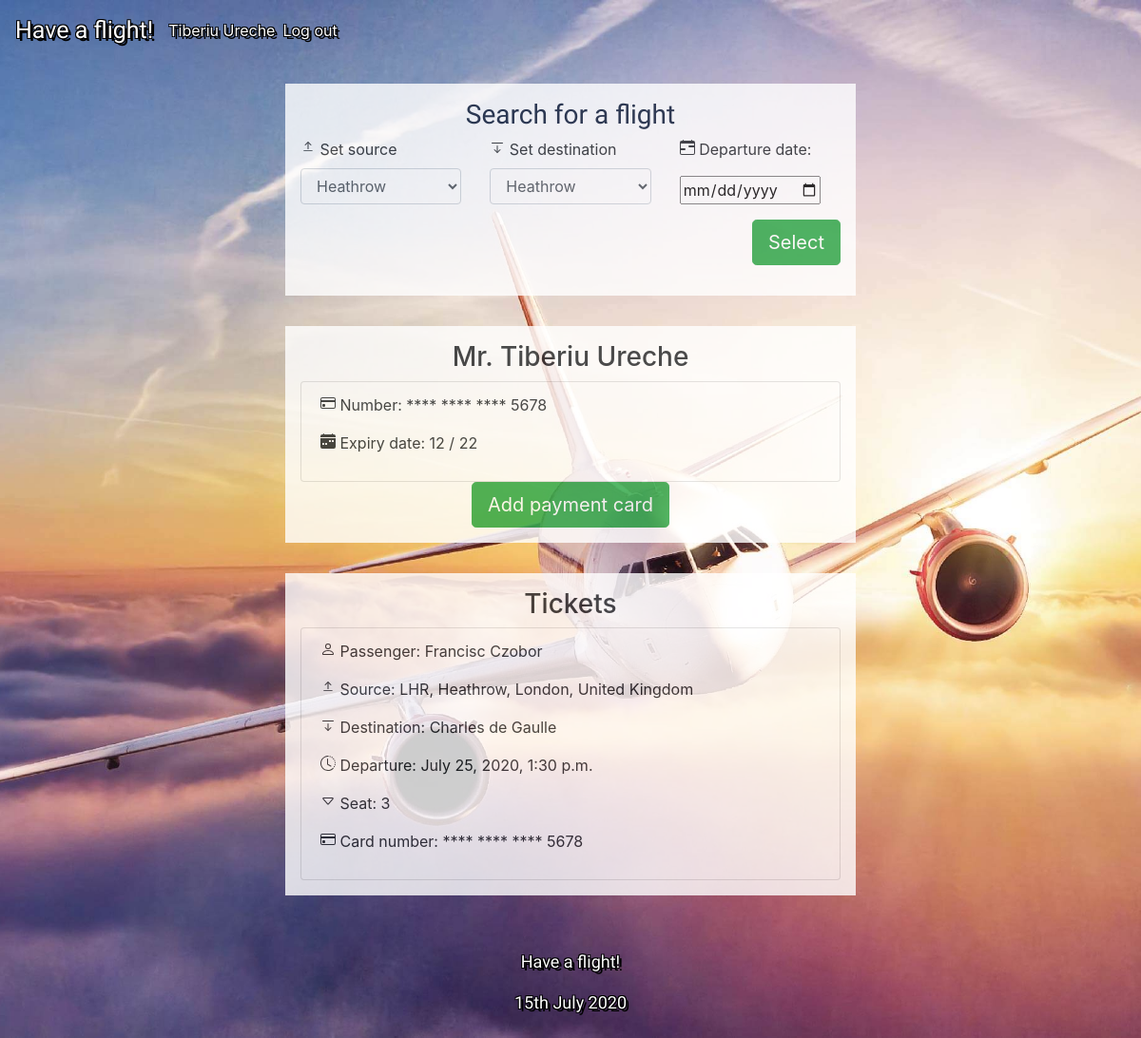
Screenshot of /home (signed in) with the database file from the repository.
### app/models/user.py (models this page shows)
class User(AbstractUser):
    address = models.ForeignKey(Address, on_delete=models.deletion.CASCADE, related_name='users', null=True, blank=True)
    date_of_birth = models.DateField(null=True, blank=True)
    tel_no = models.CharField(max_length=13, null=True, blank=True)
    def __str__(self):
        return '{}, {}, {}'.format(self.username, self.first_name, self.last_name)

### app/models/card.py (models this page shows, shortened)
class Card(models.Model):
    name = models.CharField(max_length=255)
    card_no = models.CharField(max_length=16)
    exp_month = models.CharField(max_length=2)
    exp_year = models.CharField(max_length=2)
    user = models.ForeignKey(User, on_delete=models.deletion.CASCADE, related_name='cards')

### app/models/transaction.py (models this page shows, shortened)
class Transaction(models.Model):
    user = models.ForeignKey(User, on_delete=models.deletion.CASCADE, related_name='transactions')
    card = models.ForeignKey(Card, on_delete=models.deletion.CASCADE, related_name='transactions')
    date_and_time = models.DateTimeField(default=datetime.datetime.now)

### app/models/ticket.py (models this page shows, shortened)
class Ticket(models.Model):
    class Meta:
        unique_together = (('flight', 'seat'), )
    flight = models.ForeignKey(Flight, on_delete=models.deletion.CASCADE, related_name='tickets')
    flightid = models.IntegerField()
    transaction = models.ForeignKey(Transaction, on_delete=models.deletion.CASCADE, related_name='tickets', null=True)
    passenger = models.ForeignKey(Passenger, on_delete=models.deletion.CASCADE, related_name='tickets')
    seat = models.CharField(max_length=5)

### app/models/passenger.py (models this page shows, shortened)
class Passenger(models.Model):
    name = models.CharField(max_length=255)
    date_of_birth = models.DateField()
    tel_no = models.CharField(max_length=15)

### app/models/flight.py (models this page shows, shortened)
class Flight(models.Model):
    airplane = models.ForeignKey(Airplane, on_delete=models.deletion.CASCADE, related_name='flights')
    departure = models.DateTimeField()
    available_seats = models.PositiveIntegerField()
    destination = models.ForeignKey(Airport, on_delete=models.deletion.CASCADE, related_name='destination_flights')
    source = models.ForeignKey(Airport, on_delete=models.deletion.CASCADE, related_name='source_flights')
    price = models.FloatField()
    currency = models.CharField(max_length=20)

### app/models/airport.py (models this page shows)
class Airport(models.Model):
    code = models.CharField(max_length=3)
    name = models.CharField(max_length=200)
    city = models.CharField(max_length=50)
    country = models.CharField(max_length=50)
    def __str__(self):
        return '{}, {}, {}, {}'.format(self.code, self.name, self.city, self.country)

### app/views/home.py (the view)
# urls.py: path('home', home),
@login_required
def home(request):
    if request.user.is_authenticated:
        airports = Airport.objects.all()
        if request.method == 'POST':
            print(request.__dict__)
            source = Airport.objects.filter(name=request.POST.get('source')).first()
            destination = Airport.objects.filter(name=request.POST.get('destination')).first()
            print(source)
            print(type(destination))
            date = request.POST.get('departure')
            print(date)
            date = date.replace('T', ' ')
            print(date)
            departure = datetime.datetime.strptime(date, '%Y-%m-%d')
            user = request.user
            print(type(departure))
            flights = Flight.objects.filter(destination=destination, source=source, departure__date=departure)
            transactions = user.transactions.all()
            print(flights)
            return render(request, 'home.html', {'airports': airports, 'flights': flights, 'transactions': transactions})
        elif request.method == 'GET':
            user = request.user
            transactions = user.transactions.all()
            flightst = Flight.objects.all()
            print(request.__dict__)
            return render(request, 'home.html', {'airports': airports, 'user': user, 'transactions': transactions, 'flightst': flightst})
        else:
            return HttpResponse('Not Logged In!')

### templates/home.html (shortened to what this page needs)
<!DOCTYPE html>
{% load static %}
<html lang="en">
<head>
    <link rel="stylesheet" href="https://maxcdn.bootstrapcdn.com/bootstrap/4.0.0/css/bootstrap.min.css">
    <link rel="stylesheet" href="{% static 'css/main.css' %}">
</head>
<body class="main-page">
<nav class="sticky-top navbar navbar-expand-lg header">
      <div class="collapse navbar-collapse" id="navbarSupportedContent">
        <ul class="navbar-nav align-items-center">
            <li class="nav-item">
                <a class="navbar-brand default-font font-nav" href="#">Have a flight!</a>
            </li>
          <li class="nav-item">
            {{ user.first_name }} {{ user.last_name }}
          </li>
            <li class="nav-item">
                <a href="/logout" class="ml-2">Log out</a>
            </li>
        </ul>
      </div>
</nav>
<div>
  <div class="container search-flight-container">
    <center><h3 class="tc-default default-font">Search for a flight</h3></center>
    <form method="post">
      <div class="form-group">
          <div class="row justify-content-center">
            <div class="col-md-4">
                <label for="source"><i></i> Set source</label>
                <select name="source" id="source" class="form-control">
                    {% for airp in airports %}
                    <option value="{{ airp.name }}">{{ airp.name }}</option>
                    {% endfor %}
                </select>
          </div>
              <div class="col-md-4">
          <div class="form-group">
                <label for="destination"><i></i> Set destination</label>
                <select name="destination" id="destination" class="form-control">
                    {% for airp in airports %}
                    <option value="{{ airp.name }}">{{ airp.name }}</option>
                    {% endfor %}
                </select>
            </div>
              </div>
              <div class="col-md-4">
          <div class="form-group">
            <p><i></i> Departure date:</p>
            <input type="date" id="departure" name="departure">
          </div>
          </div>
      </div>
          <div class="text-right">
      <input class="btn btn-lg btn-success" type="submit" value="Select">
              </div>
      </div>
    </form>
  </div>
  <div class="container search-flight-container">
  	  <center><h3 id="login">Mr. {{ user.first_name }} {{ user.last_name }}</h3></center>
      <ul class="list-group">
      {% for card in user.cards.all %}
          <li class="list-group-item">
      <p><i></i> Number: **** **** **** {{ card.card_no|slice:"-4:"  }}</p>
      <p><i></i> Expiry date: {{ card.exp_month}} / {{ card.exp_year }}</p>
          </li>
      {% empty %}
      <p> No card registered </p>
      {% endfor %}
      </ul>
    <div class="text-center">
        <a class="btn btn-lg btn-success" href="{% url 'card' %}">Add payment card</a>
    </div>
  </div>
</div>
<div class="container search-flight-container">
    <h3 class="text-center">Tickets</h3>
    <ul class="list-group">
        {% for transaction in transactions %}
        <li class="list-group-item">
            <p><i></i> Passenger: {{ transaction.tickets.first.passenger.name }}</p>
            <p><i></i> Source: {% for f in flightst %}
                {% if f.id == transaction.tickets.first.flightid %}
                {{ f.source }}
                {% endif %}
                {% endfor %}
            </p>
            <p><i></i> Destination: {{ transaction.tickets.first.flight.destination.name }}
            </p>
            <p><i></i> Departure: {% for f in flightst %}
                {% if f.id == transaction.tickets.first.flightid %}
                {{ f.departure }}
                {% endif %}
                {% endfor %}</p>
            <p><i><svg width="1em" height="1em" viewBox="0 0 16 16" class="bi bi-caret-down" fill="currentColor" xmlns="http://www.w3.org/2000/svg">
  <path fill-rule="evenodd" d="M3.204 5L8 10.481 12.796 5H3.204zm-.753.659l4.796 5.48a1 1 0 0 0 1.506 0l4.796-5.48c.566-.647.106-1.659-.753-1.659H3.204a1 1 0 0 0-.753 1.659z"/>
</svg></i> Seat: {{ transaction.tickets.first.seat }}</p>
            <p><i></i> Card number: **** **** **** {{ transaction.card.card_no|slice:"-4:"  }}</p>
        </li>
        {% empty %}
        <p>No tickets bought</p>
        {% endfor %}
    </ul>
</div>
<br/>
{% include 'partials/_footer.html' %}
</body>
</html>

### templates/partials/_footer.html
<footer class="footer text-center">
    <p class="default-font font-footer">Have a flight!</p>
    <p class="default-font font-footer">15th July 2020</p>
</footer>

### static/css/main.css (style rules this page uses)
html { width: 100%; height: 100%; font-size: 16px; }
body { width: 100%; height: 100%; margin: 0; padding: 0; }
.main-page { background: url('/static/media/airplane-background.jpg') no-repeat center center fixed; background-size: cover; }
.search-flight-container { opacity: 0.8; background-color: #fff; max-width: 50%!important; margin: 2rem auto; padding: 1rem; }
.header { color: white; padding: 0.5rem 1rem 0 1rem; text-shadow: 3px 3px 0 #000, -1px -1px 0 #000, 1px -1px 0 #000, -1px 1px 0 #000, 1px 1px 0 #000; }
.header a { color: white; }
.footer { color: white; padding: 0 0 0.5rem 0; text-shadow: 3px 3px 0 #000, -1px -1px 0 #000, 1px -1px 0 #000, -1px 1px 0 #000, 1px 1px 0 #000; }
.tc-default { color: #0E1C36; }
.default-font { font-family: 'Galada', cursive; }
.font-nav { font-size: 25px; }
.font-footer { font-size: 18px; }

### rows the page displays
User: first_name "Tiberiu", last_name "Ureche"
Card: card_no "5678", exp_month "12", exp_year "22"
Flight: source "LHR, Heathrow, London, United Kingdom", departure "July 25, 2020, 1:30 p.m."

### other values shown
form field source "Heathrow"
form field destination "Heathrow"
